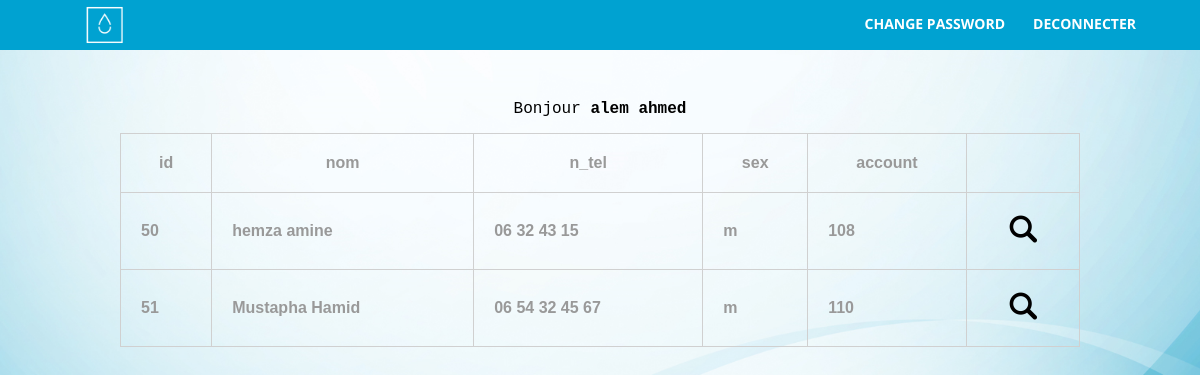
/controleur/index.php (signed in), run on the app's committed database.
### tables this page shows
CREATE TABLE `user` (
  `idUser` int(255) NOT NULL,
  `nom` varchar(45) DEFAULT NULL,
  `n_tel` varchar(20) DEFAULT NULL,
  `sex` varchar(1) DEFAULT NULL,
  `account` int(255) DEFAULT NULL
);

CREATE TABLE `client` (
  `idClient` int(255) NOT NULL,
  `nom` varchar(45) DEFAULT NULL,
  `n_tel` varchar(20) DEFAULT NULL,
  `sex` varchar(1) DEFAULT NULL,
  `account` int(255) DEFAULT NULL
);

### controleur/index.php (the view, shortened to what this page needs)
<?PHP
$username = $_SESSION['username'];
$sql_query_1="SELECT idUser,nom FROM account LEFT JOIN user ON user.account = account.idAccount WHERE account.username = '$username' ";
$result_set_1=mysql_query($sql_query_1);
while($row=mysql_fetch_row($result_set_1))
{
	$nomControleur = $row[1];
}
?>
<!DOCTYPE html>
<html>
<head>
	<link rel="stylesheet" href="../public/css/style.css" type="text/css" />
</head>
<body>
	<center>
		<div id="header">
			<div id="content">
				<div id='cssmenu'>
     <a href="../"><img src="../public/img/logo-white.png" style="width: 50px; height: 50px; float: left; margin-left: 30px" /></a>
					<form id='logout' action='../logout-submit.php' method='post' accept-charset='UTF-8'>
						<input type="submit" class="login-button" value="Deconnecter"></input>
					</form>
		<button id="myBtn" class="login-button">Change Password</button>
				</div>
			</div>
		</div>
		<div id="body">
			<div id="content">
				<div style="padding-bottom: 15px;">
					<t1>Bonjour <strong><?php  echo $nomControleur; ?></strong><t1>
					</div>
				</div>
				<table align="center">
					<th>id</th>
					<th>nom</th>
					<th>n_tel</th>
					<th>sex</th>
					<th>account</th>
					<th></th>
				<?php
				$sql_query="SELECT * FROM client";
				$result_set=mysql_query($sql_query);
				while($row=mysql_fetch_row($result_set))
				{
					?>
					<tr>
						<td><?php echo $row[0]; ?></td>
						<td><?php echo $row[1]; ?></td>
						<td><?php echo $row[2]; ?></td>
						<td><?php echo $row[3]; ?></td>
						<td><?php echo $row[4]; ?></td>
						<td align="center"><a href="abonnements.php?idClient=<?php echo $row[0]; ?>"><img src="../public/img/find.png" align="EDIT" /></a></td>
					</tr>
					<?php
				}
				?>
			</table>
		</div>
	</center>
</body>
</html>

### public/css/style.css (style rules this page uses)
* { margin:0; padding:0; }
html { margin:0; padding:0; background: url(../img/blue.PNG) no-repeat center fixed; -webkit-background-size: cover; background-size: cover; }
body { font-family:"Courier New", Courier, monospace; }
#header { width:100%; height:50px; background:#00a2d1; color:#f9f9f9; font-family:"Lucida Sans Unicode", "Lucida Grande", sans-serif; font-size:35px; text-align:center; }
#header a { color:#fff; text-decoration:blink; }
#body { margin-top:50px; }
#content { padding-left: 50px; padding-right: 50px; }
table { width:80%; font-family:Tahoma, Geneva, sans-serif; font-weight:bolder; color:#999; margin-bottom:80px; }
table a { text-decoration:none; color:#00a2d1; }
table,td,th { border-collapse:collapse; border:solid #d0d0d0 1px; padding:20px; }
#cssmenu { background: #00a2d1; width: auto; }
.login-button { float: right; padding: 14px; background-color: Transparent; background-repeat: no-repeat; border: none; cursor: pointer; overflow: hidden; outline: none; font-family: 'Open Sans', sans-serif; font-weight: 700; text-transform: uppercase; font-size: 14px; color: white; }

### data on the page
user: nom "alem ahmed"
client: idClient "50", nom "hemza amine", n_tel "06 32 43 15", sex "m", account "108"
client: idClient "51", nom "Mustapha Hamid", n_tel "06 54 32 45 67", sex "m", account "110"
